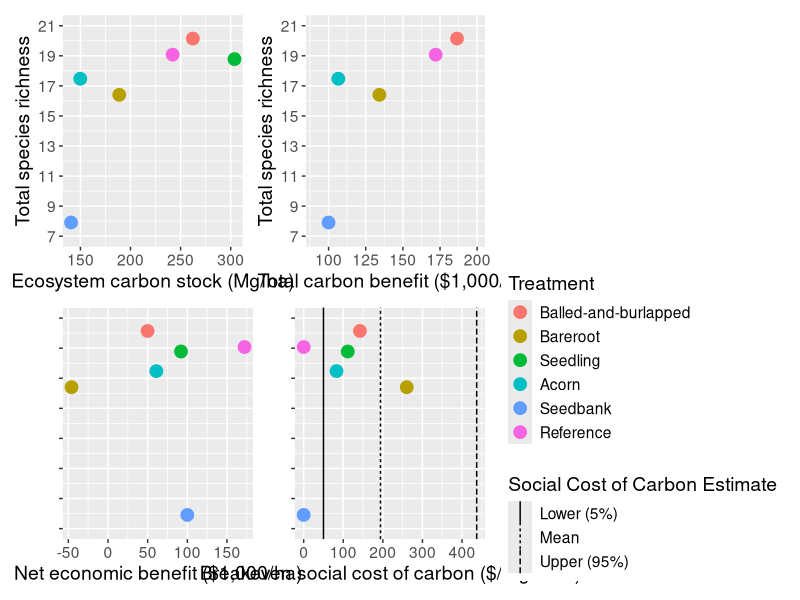

This figure's R source:
path_to_repo= "C:/Users/Chels/OneDrive - University of Illinois - Urbana/Chapter2/Floodplain-Experiment-Repo"
setwd(path_to_repo)

library(ggplot2)
library(reshape2)
library(patchwork)
library(dplyr)

### script that uses social cost of carbon to estimate absolute and relative 
### carbon benefits of each treatment

# treatment names
trts = c("Balled-and-burlapped","Bareroot","Seedling","Acorn","Seedbank","Reference")

## read in datasets

# social cost of carbon estimates 
scc.df = read.csv("Carbon_Calculations/SCC_Estimates.csv")
colnames(scc.df) = c("stat","per.CO2","per.CO2.C")
scc.df$stat = c("mean","lower","upper")
rownames(scc.df) = c("mean","lower","upper")

# establishment costs
est.df = read.csv("Carbon_Calculations/Treatment_Establishment_Costs.csv")
colnames(est.df) = c("trt","cost.2019","cost.2025")

# ecosystem carbon estimates
stock.df = read.csv("Tree_Analysis/Posteriors/CarbonRichness_Means_Intervals_5Chains.csv")
sort(unique(stock.df$var))
ecoC.df = stock.df[which(stock.df$var == "Total ecosystem"),c("trt","mean","X5","X95")]
colnames(ecoC.df) = c("trt","mean","lower","upper")

## combine datasets to estimate carbon benefit

# melt ecosystem carbon estimates by statistic
ecoC.df.melt = melt(ecoC.df, id.vars=c("trt"), variable.name="stat",value.name="stock")

# estimate carbon benefit of each treatment
ecoC.df.melt$carbon.benefit = rep(0, nrow(ecoC.df.melt))
stats = c("mean","lower","upper")
for (i in 1:3) {
  stat.i = stats[i]
  stat.id = which(ecoC.df.melt$stat == stat.i)
  ecoC.df.melt$carbon.benefit[stat.id] = ecoC.df.melt$stock[stat.id]*scc.df[stat.i,"per.CO2.C"]
}

# estimate net benefit of each treatment by subtracting the establishment cost
ecoC.df.melt$net.benefit = rep(0, nrow(ecoC.df.melt))
ecoC.df.melt$breakeven.scc = rep(0, nrow(ecoC.df.melt))
for (i in 1:6) {
  trt.i = trts[i]
  cost.i = est.df[which(est.df$trt == trt.i),"cost.2025"]
  trt.id = which(ecoC.df.melt$trt == trt.i)
  ecoC.df.melt[trt.id,"net.benefit"] = ecoC.df.melt[trt.id,"carbon.benefit"] - cost.i
  ecoC.df.melt[trt.id,"breakeven.scc"] = cost.i/ecoC.df.melt[trt.id,"stock"]* 12.01/44.01
}

# get species richness estimates
n.df = stock.df[which(stock.df$var == "Total richness"),c("trt","mean","X5","X95")]
colnames(n.df) = c("trt","mean","lower","upper")
n.df.melt = melt(n.df, id.vars=c("trt"), variable.name="stat",value.name="richness")

# join richness estimates 
ecoC.n.df.join = left_join(ecoC.df.melt, n.df.melt, by=c("trt","stat"))

# plot net carbon benefit v. richness
mean.df = ecoC.n.df.join[which(ecoC.n.df.join$stat == "mean"),]
scc.df$stat = c("Mean","Lower (5%)","Upper (95%)")
colnames(scc.df)[1] = "Social Cost of Carbon Estimate"
p1 = ggplot(data=mean.df, 
            aes(y=richness, x=stock, 
                color=factor(trt, levels=trts))) +
            geom_point(size=4) + 
            guides(color="none") + 
            scale_y_continuous(breaks=seq(7,21,by=2),limits=c(7,21)) +
            labs(x="Ecosystem carbon stock (Mg/ha)",
                 y="Total species richness") +
            theme(text=element_text(size=14))
p2 = ggplot(data=mean.df, 
            aes(y=richness, x=carbon.benefit/1000, 
                color=factor(trt, levels=trts))) +
            geom_point(size=4) + 
            guides(color="none") + 
            scale_y_continuous(breaks=seq(7,21,by=2),limits=c(7,21)) +
            scale_x_continuous(breaks=seq(100,200,by=25),
                               limits=c(90,200)) +
            labs(x="Total carbon benefit ($1,000/ha)",
                 y="Total species richness") +
            theme(text=element_text(size=14))
p3 = ggplot(data=mean.df, 
            aes(y=richness, x=net.benefit/1000, 
                color=factor(trt, levels=trts))) +
            geom_point(size=4) +
            guides(color="none") + 
            scale_y_continuous(breaks=seq(7,21,by=2),limits=c(7,21)) +
            labs(x="Net economic benefit ($1,000/ha)",
                 y="") +
            theme(axis.text.y=element_blank(),
                  text=element_text(size=14))
p4 = ggplot() +
     geom_point(data=mean.df, 
                aes(y=richness, x=breakeven.scc, 
                    color=factor(trt, levels=trts)),
                size=4) +
     guides(color=guide_legend(title="Treatment")) + 
     scale_y_continuous(breaks=seq(7,21,by=2),limits=c(7,21)) +
     labs(x="Breakeven social cost of carbon ($/Mg CO2)",
          y="") +
     theme(axis.text.y=element_blank(),
           text=element_text(size=14)) +
     geom_vline(data=scc.df, 
                 aes(xintercept=per.CO2, 
                     linetype=`Social Cost of Carbon Estimate`))
(p1 + p2)/(p3 + p4)

# print results for table 
cols = colnames(ecoC.n.df.join[3:7])
for (i in 1:length(cols)) {
  mean.df = ecoC.n.df.join[which(ecoC.n.df.join$stat == "mean"),c("trt",cols[i])]
  l.df = ecoC.n.df.join[which(ecoC.n.df.join$stat == "lower"),c("trt",cols[i])]
  u.df = ecoC.n.df.join[which(ecoC.n.df.join$stat == "upper"),c("trt",cols[i])]
  print(cols[i])
  for (j in 1:6) {
    trt = mean.df$trt[j]
    if (cols[i] == "stock") {
      print(paste(trt, ": ", 
                  round(mean.df[j,cols[i]]), " (", 
                  round(l.df[j,cols[i]]), "-", 
                  round(u.df[j,cols[i]]), ")", sep="")) 
      print(paste(trt, ": ", 
                  round(mean.df[j,cols[i]],1), " (", 
                  round(l.df[j,cols[i]],1), "-", 
                  round(u.df[j,cols[i]],1), ")", sep="")) 
    } else if (cols[i] == "richness") {
      print(paste(trt, ": ", 
                  round(mean.df[j,cols[i]],1), " (", 
                  round(l.df[j,cols[i]],1), "-", 
                  round(u.df[j,cols[i]],1), ")", sep=""))      
      print(paste(trt, ": ", 
                  round(mean.df[j,cols[i]],2), " (", 
                  round(l.df[j,cols[i]],2), "-", 
                  round(u.df[j,cols[i]],2), ")", sep=""))
    } else if (cols[i] %in% c("carbon.benefit","net.benefit")) {
      print(paste(trt, ": ", 
                  round(mean.df[j,cols[i]]/1000), " (", 
                  round(l.df[j,cols[i]]/1000), "-", 
                  round(u.df[j,cols[i]]/1000), ")", sep=""))
      print(paste(trt, ": ", 
                  round(mean.df[j,cols[i]]/1000,1), " (", 
                  round(l.df[j,cols[i]]/1000,1), "-", 
                  round(u.df[j,cols[i]]/1000,1), ")", sep=""))  
    } else {
      print(paste(trt, ": ", 
                  round(mean.df[j,cols[i]]), " (", 
                  round(l.df[j,cols[i]]), "-", 
                  round(u.df[j,cols[i]]), ")", sep=""))
      print(paste(trt, ": ", 
                  round(mean.df[j,cols[i]],1), " (", 
                  round(l.df[j,cols[i]],1), "-", 
                  round(u.df[j,cols[i]],1), ")", sep=""))
    }
  }
}
